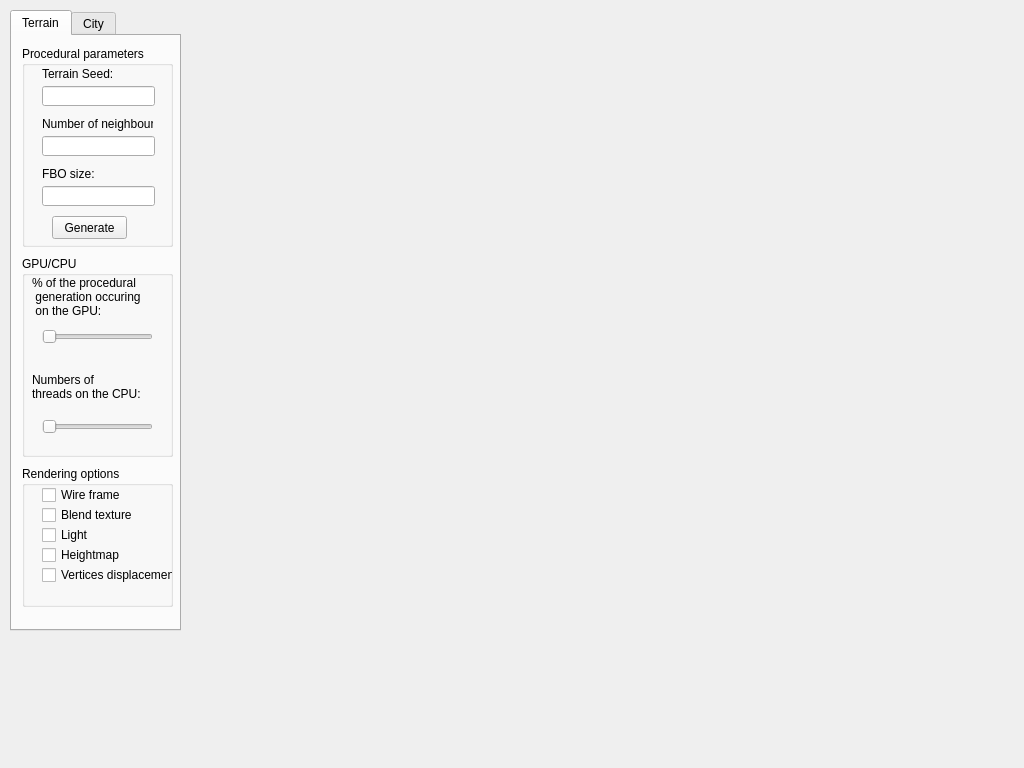
<?xml version="1.0" encoding="UTF-8"?>
<ui version="4.0">
 <class>MainWindowClass</class>
 <widget class="QWidget" name="MainWindowClass">
  <property name="geometry">
   <rect>
    <x>0</x>
    <y>0</y>
    <width>1024</width>
    <height>768</height>
   </rect>
  </property>
  <property name="windowTitle">
   <string>Procedural</string>
  </property>
  <widget class="GLCanvas" name="canvas" native="true">
   <property name="geometry">
    <rect>
     <x>190</x>
     <y>0</y>
     <width>831</width>
     <height>768</height>
    </rect>
   </property>
   <property name="focusPolicy">
    <enum>Qt::StrongFocus</enum>
   </property>
  </widget>
  <widget class="QTabWidget" name="Select">
   <property name="geometry">
    <rect>
     <x>10</x>
     <y>10</y>
     <width>171</width>
     <height>621</height>
    </rect>
   </property>
   <property name="currentIndex">
    <number>0</number>
   </property>
   <widget class="QWidget" name="Terrain">
    <attribute name="title">
     <string>Terrain</string>
    </attribute>
    <widget class="QGroupBox" name="terrainParametersBox">
     <property name="geometry">
      <rect>
       <x>10</x>
       <y>10</y>
       <width>151</width>
       <height>201</height>
      </rect>
     </property>
     <property name="title">
      <string>Procedural parameters</string>
     </property>
     <widget class="QLabel" name="seed">
      <property name="geometry">
       <rect>
        <x>20</x>
        <y>20</y>
        <width>71</width>
        <height>16</height>
       </rect>
      </property>
      <property name="text">
       <string>Terrain Seed:</string>
      </property>
     </widget>
     <widget class="QLabel" name="neighbours">
      <property name="geometry">
       <rect>
        <x>20</x>
        <y>70</y>
        <width>111</width>
        <height>16</height>
       </rect>
      </property>
      <property name="text">
       <string>Number of neighbours:</string>
      </property>
     </widget>
     <widget class="QLabel" name="fboSize">
      <property name="geometry">
       <rect>
        <x>20</x>
        <y>120</y>
        <width>61</width>
        <height>16</height>
       </rect>
      </property>
      <property name="text">
       <string>FBO size:</string>
      </property>
     </widget>
     <widget class="QLineEdit" name="seedBox">
      <property name="geometry">
       <rect>
        <x>20</x>
        <y>40</y>
        <width>113</width>
        <height>20</height>
       </rect>
      </property>
     </widget>
     <widget class="QLineEdit" name="neighboursBox">
      <property name="geometry">
       <rect>
        <x>20</x>
        <y>90</y>
        <width>113</width>
        <height>20</height>
       </rect>
      </property>
     </widget>
     <widget class="QLineEdit" name="fboSizeBox">
      <property name="geometry">
       <rect>
        <x>20</x>
        <y>140</y>
        <width>113</width>
        <height>20</height>
       </rect>
      </property>
     </widget>
     <widget class="QPushButton" name="generateTerrain">
      <property name="geometry">
       <rect>
        <x>30</x>
        <y>170</y>
        <width>75</width>
        <height>23</height>
       </rect>
      </property>
      <property name="text">
       <string>Generate</string>
      </property>
     </widget>
    </widget>
    <widget class="QGroupBox" name="renderingOptionsBox">
     <property name="geometry">
      <rect>
       <x>10</x>
       <y>430</y>
       <width>151</width>
       <height>141</height>
      </rect>
     </property>
     <property name="title">
      <string>Rendering options</string>
     </property>
     <widget class="QCheckBox" name="Wireframe">
      <property name="geometry">
       <rect>
        <x>20</x>
        <y>20</y>
        <width>81</width>
        <height>18</height>
       </rect>
      </property>
      <property name="text">
       <string>Wire frame</string>
      </property>
     </widget>
     <widget class="QCheckBox" name="blendTexture">
      <property name="geometry">
       <rect>
        <x>20</x>
        <y>40</y>
        <width>121</width>
        <height>18</height>
       </rect>
      </property>
      <property name="text">
       <string>Blend texture</string>
      </property>
     </widget>
     <widget class="QCheckBox" name="heightMap">
      <property name="geometry">
       <rect>
        <x>20</x>
        <y>80</y>
        <width>111</width>
        <height>18</height>
       </rect>
      </property>
      <property name="text">
       <string>Heightmap</string>
      </property>
     </widget>
     <widget class="QCheckBox" name="light">
      <property name="geometry">
       <rect>
        <x>20</x>
        <y>60</y>
        <width>72</width>
        <height>18</height>
       </rect>
      </property>
      <property name="text">
       <string>Light</string>
      </property>
     </widget>
     <widget class="QCheckBox" name="verticesDisplacement">
      <property name="geometry">
       <rect>
        <x>20</x>
        <y>100</y>
        <width>131</width>
        <height>18</height>
       </rect>
      </property>
      <property name="text">
       <string>Vertices displacement</string>
      </property>
     </widget>
    </widget>
    <widget class="QGroupBox" name="gpuCPUBox">
     <property name="geometry">
      <rect>
       <x>10</x>
       <y>220</y>
       <width>151</width>
       <height>201</height>
      </rect>
     </property>
     <property name="title">
      <string>GPU/CPU</string>
     </property>
     <widget class="QSlider" name="alfaSlider">
      <property name="geometry">
       <rect>
        <x>20</x>
        <y>70</y>
        <width>111</width>
        <height>21</height>
       </rect>
      </property>
      <property name="maximum">
       <number>100</number>
      </property>
      <property name="orientation">
       <enum>Qt::Horizontal</enum>
      </property>
     </widget>
     <widget class="QLabel" name="alfaLabel">
      <property name="geometry">
       <rect>
        <x>10</x>
        <y>10</y>
        <width>151</width>
        <height>61</height>
       </rect>
      </property>
      <property name="text">
       <string>% of the procedural
 generation occuring
 on the GPU:</string>
      </property>
     </widget>
     <widget class="QLabel" name="alfaLabel_2">
      <property name="geometry">
       <rect>
        <x>10</x>
        <y>100</y>
        <width>151</width>
        <height>61</height>
       </rect>
      </property>
      <property name="text">
       <string>Numbers of
threads on the CPU:</string>
      </property>
     </widget>
     <widget class="QSlider" name="alfaSlider_2">
      <property name="geometry">
       <rect>
        <x>20</x>
        <y>160</y>
        <width>111</width>
        <height>21</height>
       </rect>
      </property>
      <property name="maximum">
       <number>10</number>
      </property>
      <property name="orientation">
       <enum>Qt::Horizontal</enum>
      </property>
     </widget>
    </widget>
   </widget>
   <widget class="QWidget" name="City">
    <attribute name="title">
     <string>City</string>
    </attribute>
    <widget class="QGroupBox" name="cityParametersBox">
     <property name="geometry">
      <rect>
       <x>10</x>
       <y>10</y>
       <width>151</width>
       <height>161</height>
      </rect>
     </property>
     <property name="title">
      <string>Procedural parameters</string>
     </property>
     <widget class="QLabel" name="citySeedLabel">
      <property name="geometry">
       <rect>
        <x>20</x>
        <y>20</y>
        <width>51</width>
        <height>16</height>
       </rect>
      </property>
      <property name="text">
       <string>City Seed:</string>
      </property>
     </widget>
     <widget class="QLabel" name="voronoiCellsLabel">
      <property name="geometry">
       <rect>
        <x>20</x>
        <y>70</y>
        <width>121</width>
        <height>16</height>
       </rect>
      </property>
      <property name="text">
       <string>Number of voronoi cells:</string>
      </property>
     </widget>
     <widget class="QLineEdit" name="seedCity">
      <property name="geometry">
       <rect>
        <x>20</x>
        <y>40</y>
        <width>113</width>
        <height>20</height>
       </rect>
      </property>
     </widget>
     <widget class="QLineEdit" name="numVoronoiCells">
      <property name="geometry">
       <rect>
        <x>20</x>
        <y>90</y>
        <width>113</width>
        <height>20</height>
       </rect>
      </property>
     </widget>
     <widget class="QPushButton" name="generateCity">
      <property name="geometry">
       <rect>
        <x>30</x>
        <y>120</y>
        <width>75</width>
        <height>23</height>
       </rect>
      </property>
      <property name="text">
       <string>Generate</string>
      </property>
     </widget>
    </widget>
   </widget>
  </widget>
  <action name="actionWireframe">
   <property name="text">
    <string>Wireframe</string>
   </property>
  </action>
 </widget>
 <customwidgets>
  <customwidget>
   <class>GLCanvas</class>
   <extends>QWidget</extends>
   <header>GLCanvas.h</header>
   <container>1</container>
  </customwidget>
 </customwidgets>
 <resources/>
 <connections>
  <connection>
   <sender>Wireframe</sender>
   <signal>toggled(bool)</signal>
   <receiver>actionWireframe</receiver>
   <slot>toggle()</slot>
   <hints>
    <hint type="sourcelabel">
     <x>82</x>
     <y>491</y>
    </hint>
    <hint type="destinationlabel">
     <x>82</x>
     <y>491</y>
    </hint>
   </hints>
  </connection>
 </connections>
</ui>
